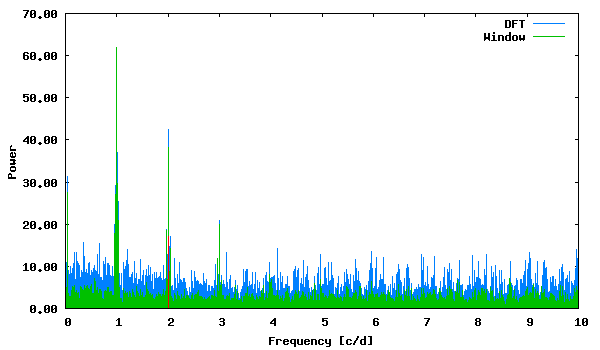

Source code (gnuplot):
set term png size 600,350 medium
set colors classic
set output "phase_lc_16.deeming.png"
set xlabel "Frequency [c/d]"
set ylabel "Power"
set format y "%5.2f"
plot "deeming.periodogram" using 1:2 with lines linecolor 3 title "DFT", "deeming.periodogram" using 1:3 with lines linecolor 2 title "Window", "<echo '2.008578 17.16382507'" with impulses linecolor 1 title ""
 
